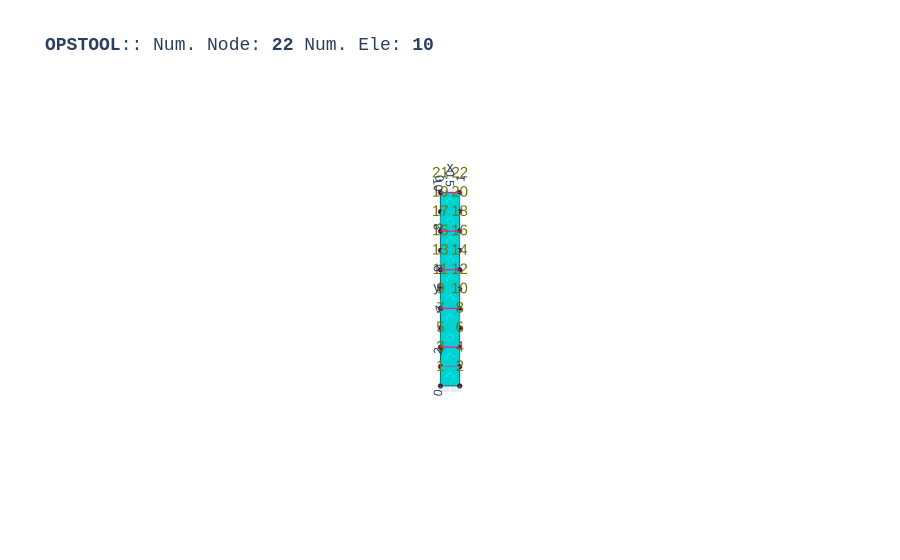

This figure's notebook cell:
### Code cell
opst.vis.plotly.plot_model(show_node_numbering=True, show_ele_numbering=False, show_nodal_loads = True)

### Figure 1 — Plotly figure (JSON) as saved in the notebook; plotly's stock layout.template omitted (floating-point values rounded to 4 significant figures)
{"data": [{"color": "#00FFFF", "hoverinfo": "skip", "i": [0, 0, 4, 4, 8, 8, 12, 12, 16, 16, 20, 20, 24, 24, 28, 28, 32, 32, 36, 36], "j": [1, 2, 5, 6, 9, 10, 13, 14, 17, 18, 21, 22, 25, 26, 29, 30, 33, 34, 37, 38], "k": [2, 3, 6, 7, 10, 11, 14, 15, 18, 19, 22, 23, 26, 27, 30, 31, 34, 35, 38, 39], "name": "FourNodeQuad", "opacity": 1, "type": "mesh3d", "x": [0.0, 1.0, 1.0, 0.0, 0.0, 1.0, 1.0, 0.0, 0.0, 1.0, 1.0, 0.0, 0.0, 1.0, 1.0, 0.0, 0.0, 1.0, 1.0, 0.0, 0.0, 1.0, 1.0, 0.0, 0.0, 1.0, 1.0, 0.0, 0.0, 1.0, 1.0, 0.0, 0.0, 1.0, 1.0, 0.0, 0.0, 1.0, 1.0, 0.0], "y": [0.0, 0.0, 1.0, 1.0, 1.0, 1.0, 2.0, 2.0, 2.0, 2.0, 3.0, 3.0, 3.0, 3.0, 4.0, 4.0, 4.0, 4.0, 5.0, 5.0, 5.0, 5.0, 6.0, 6.0, 6.0, 6.0, 7.0, 7.0, 7.0, 7.0, 8.0, 8.0, 8.0, 8.0, 9.0, 9.0, 9.0, 9.0, 10.0, 10.0], "z": [0.0, 0.0, 0.0, 0.0, 0.0, 0.0, 0.0, 0.0, 0.0, 0.0, 0.0, 0.0, 0.0, 0.0, 0.0, 0.0, 0.0, 0.0, 0.0, 0.0, 0.0, 0.0, 0.0, 0.0, 0.0, 0.0, 0.0, 0.0, 0.0, 0.0, 0.0, 0.0, 0.0, 0.0, 0.0, 0.0, 0.0, 0.0, 0.0, 0.0]}, {"connectgaps": false, "hoverinfo": "skip", "line": {"color": "black", "width": 1}, "mode": "lines", "name": "Edge", "type": "scatter3d", "x": [0.0, 1.0, 1.0, 0.0, 0.0, NaN, 0.0, 1.0, 1.0, 0.0, 0.0, NaN, 0.0, 1.0, 1.0, 0.0, 0.0, NaN, 0.0, 1.0, 1.0, 0.0, 0.0, NaN, 0.0, 1.0, 1.0, 0.0, 0.0, NaN, 0.0, 1.0, 1.0, 0.0, 0.0, NaN, 0.0, 1.0, 1.0, 0.0, 0.0, NaN, 0.0, 1.0, 1.0, 0.0, 0.0, NaN, 0.0, 1.0, 1.0, 0.0, 0.0, NaN, 0.0, 1.0, 1.0, 0.0, 0.0, NaN], "y": [0.0, 0.0, 1.0, 1.0, 0.0, NaN, 1.0, 1.0, 2.0, 2.0, 1.0, NaN, 2.0, 2.0, 3.0, 3.0, 2.0, NaN, 3.0, 3.0, 4.0, 4.0, 3.0, NaN, 4.0, 4.0, 5.0, 5.0, 4.0, NaN, 5.0, 5.0, 6.0, 6.0, 5.0, NaN, 6.0, 6.0, 7.0, 7.0, 6.0, NaN, 7.0, 7.0, 8.0, 8.0, 7.0, NaN, 8.0, 8.0, 9.0, 9.0, 8.0, NaN, 9.0, 9.0, 10.0, 10.0, 9.0, NaN], "z": [0.0, 0.0, 0.0, 0.0, 0.0, NaN, 0.0, 0.0, 0.0, 0.0, 0.0, NaN, 0.0, 0.0, 0.0, 0.0, 0.0, NaN, 0.0, 0.0, 0.0, 0.0, 0.0, NaN, 0.0, 0.0, 0.0, 0.0, 0.0, NaN, 0.0, 0.0, 0.0, 0.0, 0.0, NaN, 0.0, 0.0, 0.0, 0.0, 0.0, NaN, 0.0, 0.0, 0.0, 0.0, 0.0, NaN, 0.0, 0.0, 0.0, 0.0, 0.0, NaN, 0.0, 0.0, 0.0, 0.0, 0.0, NaN]}, {"customdata": ["eleTag: 1<br>connectedNodes:<br> [1 2 4 3]", "eleTag: 2<br>connectedNodes:<br> [3 4 6 5]", "eleTag: 3<br>connectedNodes:<br> [5 6 8 7]", "eleTag: 4<br>connectedNodes:<br> [ 7  8 10  9]", "eleTag: 5<br>connectedNodes:<br> [ 9 10 12 11]", "eleTag: 6<br>connectedNodes:<br> [11 12 14 13]", "eleTag: 7<br>connectedNodes:<br> [13 14 16 15]", "eleTag: 8<br>connectedNodes:<br> [15 16 18 17]", "eleTag: 9<br>connectedNodes:<br> [17 18 20 19]", "eleTag: 10<br>connectedNodes:<br> [19 20 22 21]"], "hovertemplate": "%{customdata}", "marker": {"color": "#00FFFF", "size": 3, "symbol": "diamond-open"}, "mode": "markers", "name": "FourNodeQuad", "type": "scatter3d", "x": [0.5, 0.5, 0.5, 0.5, 0.5, 0.5, 0.5, 0.5, 0.5, 0.5], "y": [0.5, 1.5, 2.5, 3.5, 4.5, 5.5, 6.5, 7.5, 8.5, 9.5], "z": [0.0, 0.0, 0.0, 0.0, 0.0, 0.0, 0.0, 0.0, 0.0, 0.0]}, {"customdata": ["1", "2", "3", "4", "5", "6", "7", "8", "9", "10", "11", "12", "13", "14", "15", "16", "17", "18", "19", "20", "21", "22"], "hovertemplate": "x: %{x}<br>y: %{y}<br>z: %{z} <br>nodeTag: %{customdata}", "marker": {"color": "#580f41", "size": 3, "symbol": "circle"}, "mode": "markers", "name": "Nodes", "type": "scatter3d", "x": [0.0, 1.0, 0.0, 1.0, 0.0, 1.0, 0.0, 1.0, 0.0, 1.0, 0.0, 1.0, 0.0, 1.0, 0.0, 1.0, 0.0, 1.0, 0.0, 1.0, 0.0, 1.0], "y": [0.0, 0.0, 1.0, 1.0, 2.0, 2.0, 3.0, 3.0, 4.0, 4.0, 5.0, 5.0, 6.0, 6.0, 7.0, 7.0, 8.0, 8.0, 9.0, 9.0, 10.0, 10.0], "z": [0.0, 0.0, 0.0, 0.0, 0.0, 0.0, 0.0, 0.0, 0.0, 0.0, 0.0, 0.0, 0.0, 0.0, 0.0, 0.0, 0.0, 0.0, 0.0, 0.0, 0.0, 0.0]}, {"mode": "text", "name": "Node Tag", "text": ["1", "2", "3", "4", "5", "6", "7", "8", "9", "10", "11", "12", "13", "14", "15", "16", "17", "18", "19", "20", "21", "22"], "textfont": {"color": "#6e750e", "size": 15}, "type": "scatter3d", "x": [0.0, 1.0, 0.0, 1.0, 0.0, 1.0, 0.0, 1.0, 0.0, 1.0, 0.0, 1.0, 0.0, 1.0, 0.0, 1.0, 0.0, 1.0, 0.0, 1.0, 0.0, 1.0], "y": [0.0, 0.0, 1.0, 1.0, 2.0, 2.0, 3.0, 3.0, 4.0, 4.0, 5.0, 5.0, 6.0, 6.0, 7.0, 7.0, 8.0, 8.0, 9.0, 9.0, 10.0, 10.0], "z": [0.0, 0.0, 0.0, 0.0, 0.0, 0.0, 0.0, 0.0, 0.0, 0.0, 0.0, 0.0, 0.0, 0.0, 0.0, 0.0, 0.0, 0.0, 0.0, 0.0, 0.0, 0.0]}, {"connectgaps": false, "hoverinfo": "skip", "line": {"color": "#15b01a", "width": 1}, "mode": "lines", "name": "BC", "type": "scatter3d", "x": [-0.05, 0.05, 0.0, -0.05, NaN, 0.95, 1.05, 1.0, 0.95, NaN], "y": [-0.1, -0.1, 0.0, -0.1, NaN, -0.1, -0.1, 0.0, -0.1, NaN], "z": [0.0, 0.0, 0.0, 0.0, NaN, 0.0, 0.0, 0.0, 0.0, NaN]}, {"connectgaps": false, "hoverinfo": "skip", "line": {"color": "#FF1493", "width": 2.5}, "mode": "lines", "name": "mp constraint", "type": "scatter3d", "x": [0.0, 1.0, NaN, 0.0, 1.0, NaN, 0.0, 1.0, NaN, 0.0, 1.0, NaN, 0.0, 1.0, NaN, 0.0, 1.0, NaN, 0.0, 1.0, NaN, 0.0, 1.0, NaN, 0.0, 1.0, NaN, 0.0, 1.0, NaN], "y": [1.0, 1.0, NaN, 2.0, 2.0, NaN, 3.0, 3.0, NaN, 4.0, 4.0, NaN, 5.0, 5.0, NaN, 6.0, 6.0, NaN, 7.0, 7.0, NaN, 8.0, 8.0, NaN, 9.0, 9.0, NaN, 10.0, 10.0, NaN], "z": [0.0, 0.0, NaN, 0.0, 0.0, NaN, 0.0, 0.0, NaN, 0.0, 0.0, NaN, 0.0, 0.0, NaN, 0.0, 0.0, NaN, 0.0, 0.0, NaN, 0.0, 0.0, NaN, 0.0, 0.0, NaN, 0.0, 0.0, NaN]}], "layout": {"autosize": true, "font": {"family": "Arial, sans-serif"}, "scene": {"aspectmode": "data", "camera": {"eye": {"x": 0, "y": -0.1, "z": 10}}, "dragmode": "pan", "xaxis": {"showbackground": false}, "yaxis": {"showbackground": false}, "zaxis": {"showbackground": true, "showgrid": true, "showticklabels": false, "ticks": "", "title": {"text": ""}, "visible": true}}, "showlegend": false, "title": {"font": {"family": "courier", "size": 18}, "text": "<b>OPSTOOL</b>:: Num. Node: <b>22</b> Num. Ele: <b>10</b>"}}}
